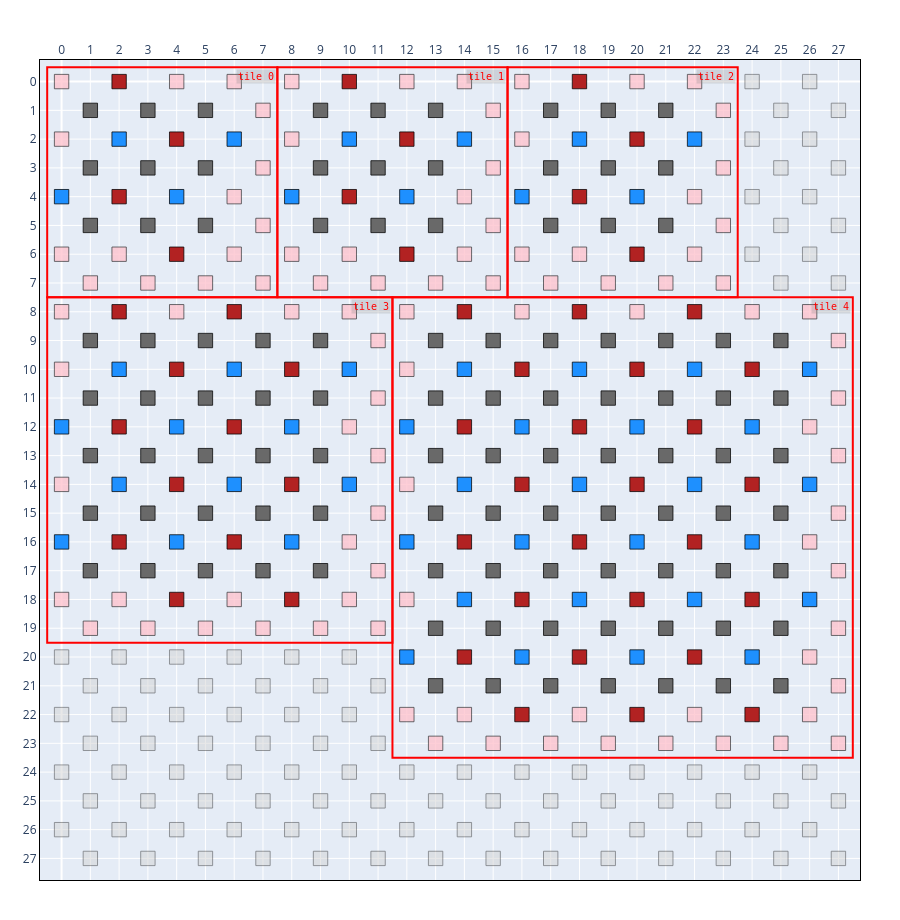

Write notebook code for a chart like this one.
### Markdown cell above
## 6. Packing heterogeneous logical patches

A chip is a workspace for *many* tiles, and `add_tile` rejects overlapping or
out-of-bounds placements. Patches of **different code distances** may therefore be tiled
together over a shared, non-uniform noise field — the setting in which packing questions
become interesting. Use `tile.copy()` (or a fresh constructor) to stamp independent,
uninitialized patches.

The layout below combines a row of three `d=3` patches with a `d=5` and a `d=7` patch,
first colored by CSS type, then overlaid on the underlying noise.

### Code cell
chip = Chip(14, 14)
chip.generate_gaussian_noise(mean=0.012, deviation=0.004, seed=3)

placements = [
    (SCTile(distance=3), (0, 0)),
    (SCTile(distance=3), (8, 0)),
    (SCTile(distance=3), (16, 0)),
    (SCTile(distance=5), (0, 8)),
    (SCTile(distance=7), (12, 8)),
]
for patch, loc in placements:
    chip.add_tile(patch, loc)

print(f"Placed {len(chip.tiles)} patches: "
      f"distances {sorted(t.spec.distance for t in chip.tiles)}")
chip.show(style=css_style)
